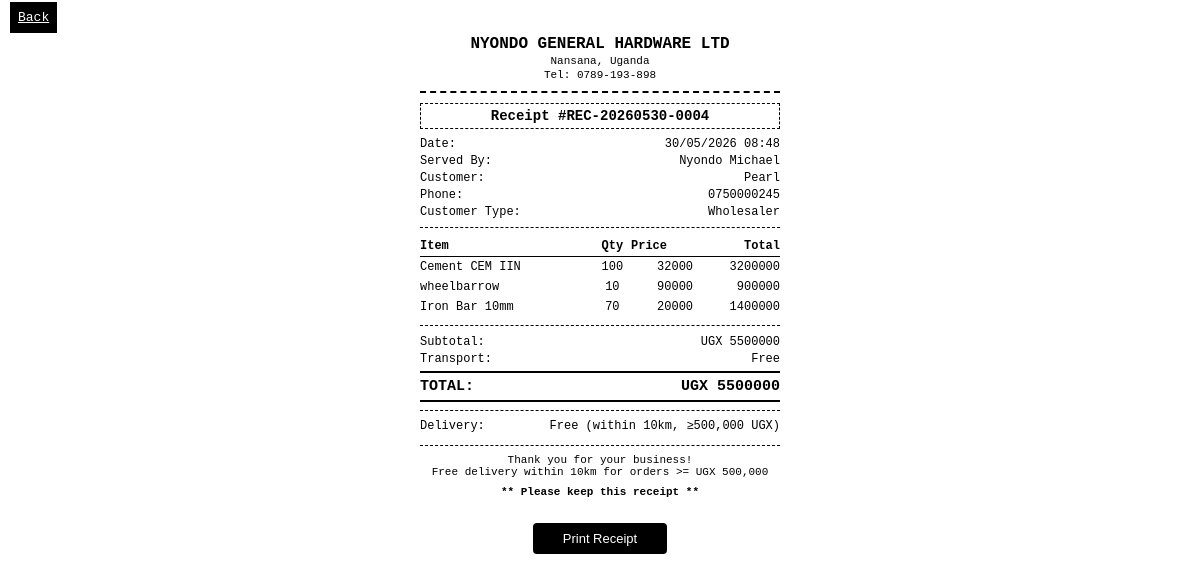
/sales/receipt/26/print/ (signed in), run on the app's committed database.
### sales/models.py (models this page shows, shortened)
class Sale(models.Model):
    CUSTOMER_TYPE_CHOICES = [
        ('wholesaler', 'Wholesaler'),
        ('retailer', 'Retailer'),
        ('individual', 'Individual Buyer'),
    ]
    TRANSPORT_CHOICES = [
        ('free', 'Free (within 10km, ≥500,000 UGX)'),
        ('charged', 'Charged (+30,000 UGX)'),
        ('none', 'No delivery'),
    ]
    receipt_number = models.CharField(max_length=20, unique=True, editable=False)
    served_by = models.ForeignKey(User, on_delete=models.SET_NULL, null=True)
    customer_name = models.CharField(max_length=200, blank=True)
    customer_phone = models.CharField(max_length=15, blank=True)
    customer_type = models.CharField(max_length=15, choices=CUSTOMER_TYPE_CHOICES, default='individual')
    delivery_requested = models.BooleanField(default=False)
    within_10km = models.BooleanField(default=False)
    transport_charge = models.DecimalField(max_digits=10, decimal_places=2, default=0)
    transport_status = models.CharField(max_length=10, choices=TRANSPORT_CHOICES, default='none')
    subtotal = models.DecimalField(max_digits=14, decimal_places=2, default=0)
    grand_total = models.DecimalField(max_digits=14, decimal_places=2, default=0)
    sale_date = models.DateTimeField(auto_now_add=True)
    notes = models.TextField(blank=True)

class SaleItem(models.Model):
    sale = models.ForeignKey(Sale, on_delete=models.CASCADE, related_name='items')
    product = models.ForeignKey(Product, on_delete=models.CASCADE)
    quantity = models.PositiveIntegerField()
    unit_price = models.DecimalField(max_digits=12, decimal_places=2, editable=False)
    line_total = models.DecimalField(max_digits=14, decimal_places=2, editable=False)

### stock/models.py (models this page shows, shortened)
class Product(models.Model):
    UNIT_CHOICES = [
        ('bag', 'Bag'),
        ('bar', 'Bar'),
        ('kg', 'Kilogram'),
        ('piece', 'Piece'),
        ('roll', 'Roll'),
        ('sheet', 'Sheet'),
        ('bundle', 'Bundle'),
    ]
    category = models.ForeignKey(Category, on_delete=models.SET_NULL, null=True)
    name = models.CharField(max_length=200)
    description = models.TextField(blank=True)
    unit = models.CharField(max_length=20, choices=UNIT_CHOICES)
    unit_cost = models.DecimalField(max_digits=12, decimal_places=2)
    wholesale_price = models.DecimalField(max_digits=12, decimal_places=2)
    retailer_price = models.DecimalField(max_digits=12, decimal_places=2)
    retail_price = models.DecimalField(max_digits=12, decimal_places=2)  # individual buyer
    quantity_in_stock = models.PositiveIntegerField(default=0)
    low_stock_threshold = models.PositiveIntegerField(default=10)
    is_deposit_eligible = models.BooleanField(default=False)
    date_added = models.DateTimeField(auto_now_add=True)

### sales/views.py (the view)
# urls.py: path('receipt/<int:pk>/print/', views.receipt_print_view, name='receipt_print'),
@login_required
def receipt_print_view(request, pk):
    sale = get_object_or_404(Sale, pk=pk)
    items = sale.items.select_related('product').all()
    return render(request, 'sales/receipt_print.html', {
        'sale': sale,
        'items': items,
    })

### templates/sales/receipt_print.html (shortened to what this page needs)
<!doctype html>
<html lang="en">
  <head>
  </head>
  <body>
    <a
      href="{% url 'cart' %}"
      style="background-color: #000; color: #fff; padding: 8px"
    >
       Back
    </a>
    <div class="receipt">
      <div class="header">
        <h2>NYONDO General Hardware Ltd</h2>
        <p>Nansana, Uganda</p>
        <p>Tel: 0789-193-898</p>
      </div>
      <div class="receipt-number">Receipt #{{ sale.receipt_number }}</div>
      <div class="info-row">
        <span>Date:</span>
        <span>{{ sale.sale_date|date:"d/m/Y H:i" }}</span>
      </div>
      <div class="info-row">
        <span>Served By:</span>
        <span>{{ sale.served_by.get_full_name }}</span>
      </div>
      <div class="info-row">
        <span>Customer:</span>
        <span>{{ sale.customer_name|default:"Walk-in" }}</span>
      </div>
      {% if sale.customer_phone %}
      <div class="info-row">
        <span>Phone:</span>
        <span>{{ sale.customer_phone }}</span>
      </div>
      {% endif %}
      <div class="info-row">
        <span>Customer Type:</span>
        <span>{{ sale.get_customer_type_display }}</span>
      </div>
      <div class="divider"></div>
      <table>
        <thead>
          <tr>
            <th>Item</th>
            <th>Qty</th>
            <th>Price</th>
            <th>Total</th>
          </tr>
        </thead>
        <tbody>
          {% for item in items %}
          <tr>
            <td>{{ item.product.name }}</td>
            <td style="text-align: center">{{ item.quantity }}</td>
            <td style="text-align: right">
              {{ item.unit_price|floatformat:0 }}
            </td>
            <td style="text-align: right">
              {{ item.line_total|floatformat:0 }}
            </td>
          </tr>
          {% endfor %}
        </tbody>
      </table>
      <div class="totals">
        <div class="total-row">
          <span>Subtotal:</span>
          <span>UGX {{ sale.subtotal|floatformat:0 }}</span>
        </div>
        <div class="total-row">
          <span>Transport:</span>
          <span>
            {% if sale.transport_status == 'free' %} Free
            {% elif sale.transport_status == 'charged' %} UGX 30,000
            {% else %} — {% endif %}
          </span>
        </div>
        <div class="total-row grand-total">
          <span>TOTAL:</span>
          <span>UGX {{ sale.grand_total|floatformat:0 }}</span>
        </div>
      </div>
      {% if sale.delivery_requested %}
      <div class="divider"></div>
      <div class="info-row">
        <span>Delivery:</span>
        <span>{{ sale.get_transport_status_display }}</span>
      </div>
      {% endif %}
      <div class="footer">
        <p>Thank you for your business!</p>
        <p>Free delivery within 10km for orders >= UGX 500,000</p>
        <p style="margin-top: 8px; font-weight: bold">
          ** Please keep this receipt **
        </p>
      </div>
    </div>
    <button class="print-btn" onclick="window.print()">Print Receipt</button>
  </body>
</html>

### templates/sales/receipt_print.html (style rules this page uses)
* { margin: 0; padding: 0; box-sizing: border-box; }
body { font-family: "Courier New", monospace; font-size: 13px; background: #fff; color: #000; padding: 10px; }
.receipt { max-width: 380px; margin: 0 auto; padding: 10px; }
.header { text-align: center; border-bottom: 2px dashed #000; padding-bottom: 10px; margin-bottom: 10px; }
.header h2 { font-size: 16px; font-weight: bold; text-transform: uppercase; }
.header p { font-size: 11px; margin-top: 2px; }
.receipt-number { text-align: center; font-size: 14px; font-weight: bold; margin: 8px 0; border: 1px dashed #000; padding: 4px; }
.info-row { display: flex; justify-content: space-between; margin: 3px 0; font-size: 12px; }
.divider { border-top: 1px dashed #000; margin: 8px 0; }
table { width: 100%; border-collapse: collapse; margin: 8px 0; font-size: 12px; }
table th { border-bottom: 1px solid #000; padding: 3px 0; text-align: left; }
table td { padding: 3px 0; vertical-align: top; }
table td:last-child, table th:last-child { text-align: right; }
table td:nth-child(2), table th:nth-child(2) { text-align: center; }
.totals { border-top: 1px dashed #000; padding-top: 6px; margin-top: 6px; }
.total-row { display: flex; justify-content: space-between; margin: 3px 0; font-size: 12px; }
.grand-total { font-size: 15px; font-weight: bold; border-top: 2px solid #000; border-bottom: 2px solid #000; padding: 5px 0; margin-top: 5px; }
.footer { text-align: center; margin-top: 12px; border-top: 1px dashed #000; padding-top: 8px; font-size: 11px; }
.print-btn { display: block; margin: 15px auto; padding: 8px 30px; background: #000; color: #fff; border: none; cursor: pointer; font-size: 13px; border-radius: 4px; }

### data on the page
Sale: receipt_number "REC-20260530-0004", sale_date "30/05/2026 08:48", served_by.get_full_name "Nyondo Michael", customer_name "Pearl", customer_phone "0750000245", customer_type "Wholesaler", subtotal "5500000", grand_total "5500000", transport_status "Free (within 10km, ≥500,000 UGX)"
SaleItem: product.name "Cement CEM IIN", quantity "100", unit_price "32000", line_total "3200000"
SaleItem: product.name "wheelbarrow", quantity "10", unit_price "90000", line_total "900000"
SaleItem: product.name "Iron Bar 10mm", quantity "70", unit_price "20000", line_total "1400000"
